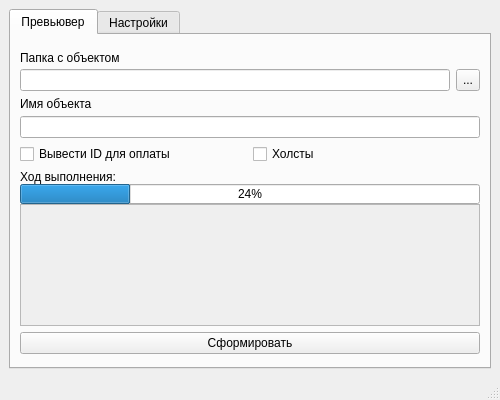
<?xml version="1.0" encoding="UTF-8"?>
<ui version="4.0">
 <class>MainWindow</class>
 <widget class="QMainWindow" name="MainWindow">
  <property name="enabled">
   <bool>true</bool>
  </property>
  <property name="geometry">
   <rect>
    <x>0</x>
    <y>0</y>
    <width>500</width>
    <height>400</height>
   </rect>
  </property>
  <property name="sizePolicy">
   <sizepolicy hsizetype="Expanding" vsizetype="Expanding">
    <horstretch>0</horstretch>
    <verstretch>0</verstretch>
   </sizepolicy>
  </property>
  <property name="minimumSize">
   <size>
    <width>500</width>
    <height>400</height>
   </size>
  </property>
  <property name="maximumSize">
   <size>
    <width>737</width>
    <height>400</height>
   </size>
  </property>
  <property name="mouseTracking">
   <bool>false</bool>
  </property>
  <property name="windowTitle">
   <string>Превьювер</string>
  </property>
  <property name="styleSheet">
   <string notr="true"/>
  </property>
  <widget class="QWidget" name="centralwidget">
   <property name="enabled">
    <bool>true</bool>
   </property>
   <property name="locale">
    <locale language="Russian" country="Russia"/>
   </property>
   <layout class="QVBoxLayout" name="verticalLayout_7">
    <item>
     <widget class="QTabWidget" name="tabWidget">
      <property name="sizePolicy">
       <sizepolicy hsizetype="Minimum" vsizetype="Minimum">
        <horstretch>0</horstretch>
        <verstretch>0</verstretch>
       </sizepolicy>
      </property>
      <property name="minimumSize">
       <size>
        <width>400</width>
        <height>300</height>
       </size>
      </property>
      <property name="maximumSize">
       <size>
        <width>737</width>
        <height>400</height>
       </size>
      </property>
      <property name="sizeIncrement">
       <size>
        <width>0</width>
        <height>0</height>
       </size>
      </property>
      <property name="baseSize">
       <size>
        <width>0</width>
        <height>0</height>
       </size>
      </property>
      <property name="currentIndex">
       <number>0</number>
      </property>
      <widget class="QWidget" name="tab_previewer">
       <property name="sizePolicy">
        <sizepolicy hsizetype="Expanding" vsizetype="Expanding">
         <horstretch>0</horstretch>
         <verstretch>0</verstretch>
        </sizepolicy>
       </property>
       <property name="maximumSize">
        <size>
         <width>16777215</width>
         <height>328</height>
        </size>
       </property>
       <property name="layoutDirection">
        <enum>Qt::LeftToRight</enum>
       </property>
       <attribute name="title">
        <string>Превьювер</string>
       </attribute>
       <layout class="QVBoxLayout" name="verticalLayout_2">
        <item>
         <layout class="QVBoxLayout" name="verticalLayout_3">
          <property name="spacing">
           <number>0</number>
          </property>
          <item>
           <widget class="QLabel" name="label">
            <property name="minimumSize">
             <size>
              <width>0</width>
              <height>25</height>
             </size>
            </property>
            <property name="maximumSize">
             <size>
              <width>16777215</width>
              <height>23</height>
             </size>
            </property>
            <property name="text">
             <string>Папка с объектом</string>
            </property>
           </widget>
          </item>
          <item>
           <layout class="QHBoxLayout" name="horizontalLayout">
            <property name="spacing">
             <number>6</number>
            </property>
            <property name="sizeConstraint">
             <enum>QLayout::SetNoConstraint</enum>
            </property>
            <property name="topMargin">
             <number>0</number>
            </property>
            <item>
             <widget class="QLineEdit" name="lineEdit_path">
              <property name="sizePolicy">
               <sizepolicy hsizetype="Minimum" vsizetype="Fixed">
                <horstretch>0</horstretch>
                <verstretch>0</verstretch>
               </sizepolicy>
              </property>
              <property name="minimumSize">
               <size>
                <width>0</width>
                <height>0</height>
               </size>
              </property>
              <property name="maximumSize">
               <size>
                <width>16777215</width>
                <height>30</height>
               </size>
              </property>
             </widget>
            </item>
            <item>
             <widget class="QToolButton" name="toolButton_choice_path">
              <property name="maximumSize">
               <size>
                <width>16777215</width>
                <height>30</height>
               </size>
              </property>
              <property name="text">
               <string>...</string>
              </property>
             </widget>
            </item>
           </layout>
          </item>
          <item>
           <widget class="QLabel" name="label_2">
            <property name="minimumSize">
             <size>
              <width>0</width>
              <height>25</height>
             </size>
            </property>
            <property name="maximumSize">
             <size>
              <width>16777215</width>
              <height>25</height>
             </size>
            </property>
            <property name="text">
             <string>Имя объекта</string>
            </property>
           </widget>
          </item>
          <item>
           <widget class="QLineEdit" name="lineEdit_object_name">
            <property name="enabled">
             <bool>true</bool>
            </property>
            <property name="maximumSize">
             <size>
              <width>16777215</width>
              <height>30</height>
             </size>
            </property>
           </widget>
          </item>
         </layout>
        </item>
        <item>
         <layout class="QHBoxLayout" name="horizontalLayout_11">
          <item>
           <widget class="QCheckBox" name="checkBox_with_price">
            <property name="text">
             <string>Вывести ID для оплаты</string>
            </property>
           </widget>
          </item>
          <item>
           <widget class="QCheckBox" name="checkBox_holst">
            <property name="text">
             <string>Холсты</string>
            </property>
           </widget>
          </item>
         </layout>
        </item>
        <item>
         <layout class="QVBoxLayout" name="verticalLayout_6">
          <property name="spacing">
           <number>0</number>
          </property>
          <item>
           <widget class="QLabel" name="label_what_in_work">
            <property name="maximumSize">
             <size>
              <width>650</width>
              <height>24</height>
             </size>
            </property>
            <property name="text">
             <string>Ход выполнения:</string>
            </property>
           </widget>
          </item>
          <item>
           <widget class="QProgressBar" name="progressBar">
            <property name="maximumSize">
             <size>
              <width>16777215</width>
              <height>20</height>
             </size>
            </property>
            <property name="value">
             <number>24</number>
            </property>
           </widget>
          </item>
          <item>
           <widget class="QPlainTextEdit" name="error_plainTextEdit">
            <property name="enabled">
             <bool>false</bool>
            </property>
            <property name="frameShadow">
             <enum>QFrame::Sunken</enum>
            </property>
            <property name="lineWidth">
             <number>1</number>
            </property>
            <property name="readOnly">
             <bool>true</bool>
            </property>
            <property name="placeholderText">
             <string/>
            </property>
           </widget>
          </item>
         </layout>
        </item>
        <item>
         <widget class="QPushButton" name="pushButton_compose">
          <property name="text">
           <string>Сформировать</string>
          </property>
         </widget>
        </item>
       </layout>
      </widget>
      <widget class="QWidget" name="tab_settings">
       <attribute name="title">
        <string>Настройки</string>
       </attribute>
       <layout class="QVBoxLayout" name="verticalLayout_4">
        <item>
         <widget class="QToolBox" name="toolBox">
          <property name="sizePolicy">
           <sizepolicy hsizetype="Preferred" vsizetype="Preferred">
            <horstretch>0</horstretch>
            <verstretch>0</verstretch>
           </sizepolicy>
          </property>
          <property name="styleSheet">
           <string notr="true"/>
          </property>
          <property name="currentIndex">
           <number>2</number>
          </property>
          <widget class="QWidget" name="page">
           <property name="geometry">
            <rect>
             <x>0</x>
             <y>0</y>
             <width>258</width>
             <height>164</height>
            </rect>
           </property>
           <attribute name="label">
            <string>Позиции параметров в имени файлов</string>
           </attribute>
           <layout class="QHBoxLayout" name="horizontalLayout_4">
            <item>
             <layout class="QGridLayout" name="gridLayout">
              <property name="topMargin">
               <number>0</number>
              </property>
              <property name="bottomMargin">
               <number>0</number>
              </property>
              <property name="verticalSpacing">
               <number>6</number>
              </property>
              <item row="5" column="0">
               <widget class="QSpinBox" name="spinBox_id">
                <property name="sizePolicy">
                 <sizepolicy hsizetype="Maximum" vsizetype="Maximum">
                  <horstretch>0</horstretch>
                  <verstretch>0</verstretch>
                 </sizepolicy>
                </property>
                <property name="minimumSize">
                 <size>
                  <width>0</width>
                  <height>20</height>
                 </size>
                </property>
                <property name="maximumSize">
                 <size>
                  <width>75</width>
                  <height>24</height>
                 </size>
                </property>
               </widget>
              </item>
              <item row="3" column="2">
               <widget class="QSpinBox" name="spinBox_class">
                <property name="sizePolicy">
                 <sizepolicy hsizetype="Maximum" vsizetype="Maximum">
                  <horstretch>0</horstretch>
                  <verstretch>0</verstretch>
                 </sizepolicy>
                </property>
                <property name="minimumSize">
                 <size>
                  <width>0</width>
                  <height>20</height>
                 </size>
                </property>
                <property name="maximumSize">
                 <size>
                  <width>75</width>
                  <height>24</height>
                 </size>
                </property>
               </widget>
              </item>
              <item row="5" column="1">
               <widget class="QSpinBox" name="spinBox_summ">
                <property name="sizePolicy">
                 <sizepolicy hsizetype="Maximum" vsizetype="Maximum">
                  <horstretch>0</horstretch>
                  <verstretch>0</verstretch>
                 </sizepolicy>
                </property>
                <property name="minimumSize">
                 <size>
                  <width>0</width>
                  <height>20</height>
                 </size>
                </property>
                <property name="maximumSize">
                 <size>
                  <width>75</width>
                  <height>24</height>
                 </size>
                </property>
               </widget>
              </item>
              <item row="1" column="0">
               <widget class="QSpinBox" name="spinBox_species">
                <property name="sizePolicy">
                 <sizepolicy hsizetype="Maximum" vsizetype="Maximum">
                  <horstretch>0</horstretch>
                  <verstretch>0</verstretch>
                 </sizepolicy>
                </property>
                <property name="minimumSize">
                 <size>
                  <width>0</width>
                  <height>20</height>
                 </size>
                </property>
                <property name="maximumSize">
                 <size>
                  <width>75</width>
                  <height>24</height>
                 </size>
                </property>
               </widget>
              </item>
              <item row="2" column="2">
               <widget class="QLabel" name="label_7">
                <property name="sizePolicy">
                 <sizepolicy hsizetype="Maximum" vsizetype="Maximum">
                  <horstretch>0</horstretch>
                  <verstretch>0</verstretch>
                 </sizepolicy>
                </property>
                <property name="maximumSize">
                 <size>
                  <width>95</width>
                  <height>16777215</height>
                 </size>
                </property>
                <property name="text">
                 <string>Класс</string>
                </property>
               </widget>
              </item>
              <item row="0" column="1">
               <widget class="QLabel" name="label_11">
                <property name="sizePolicy">
                 <sizepolicy hsizetype="Maximum" vsizetype="Maximum">
                  <horstretch>0</horstretch>
                  <verstretch>0</verstretch>
                 </sizepolicy>
                </property>
                <property name="maximumSize">
                 <size>
                  <width>95</width>
                  <height>16777215</height>
                 </size>
                </property>
                <property name="text">
                 <string>Формат</string>
                </property>
               </widget>
              </item>
              <item row="1" column="1">
               <widget class="QSpinBox" name="spinBox_format">
                <property name="sizePolicy">
                 <sizepolicy hsizetype="Maximum" vsizetype="Maximum">
                  <horstretch>0</horstretch>
                  <verstretch>0</verstretch>
                 </sizepolicy>
                </property>
                <property name="minimumSize">
                 <size>
                  <width>0</width>
                  <height>20</height>
                 </size>
                </property>
                <property name="maximumSize">
                 <size>
                  <width>75</width>
                  <height>24</height>
                 </size>
                </property>
               </widget>
              </item>
              <item row="1" column="2">
               <widget class="QSpinBox" name="spinBox_template">
                <property name="sizePolicy">
                 <sizepolicy hsizetype="Maximum" vsizetype="Maximum">
                  <horstretch>0</horstretch>
                  <verstretch>0</verstretch>
                 </sizepolicy>
                </property>
                <property name="minimumSize">
                 <size>
                  <width>0</width>
                  <height>20</height>
                 </size>
                </property>
                <property name="maximumSize">
                 <size>
                  <width>75</width>
                  <height>24</height>
                 </size>
                </property>
               </widget>
              </item>
              <item row="3" column="0">
               <widget class="QSpinBox" name="spinBox_photo">
                <property name="sizePolicy">
                 <sizepolicy hsizetype="Maximum" vsizetype="Maximum">
                  <horstretch>0</horstretch>
                  <verstretch>0</verstretch>
                 </sizepolicy>
                </property>
                <property name="minimumSize">
                 <size>
                  <width>0</width>
                  <height>20</height>
                 </size>
                </property>
                <property name="maximumSize">
                 <size>
                  <width>75</width>
                  <height>24</height>
                 </size>
                </property>
               </widget>
              </item>
              <item row="2" column="0">
               <widget class="QLabel" name="label_6">
                <property name="sizePolicy">
                 <sizepolicy hsizetype="Maximum" vsizetype="Maximum">
                  <horstretch>0</horstretch>
                  <verstretch>0</verstretch>
                 </sizepolicy>
                </property>
                <property name="maximumSize">
                 <size>
                  <width>95</width>
                  <height>16777215</height>
                 </size>
                </property>
                <property name="text">
                 <string>Фото</string>
                </property>
               </widget>
              </item>
              <item row="4" column="1">
               <widget class="QLabel" name="label_8">
                <property name="sizePolicy">
                 <sizepolicy hsizetype="Maximum" vsizetype="Maximum">
                  <horstretch>0</horstretch>
                  <verstretch>0</verstretch>
                 </sizepolicy>
                </property>
                <property name="maximumSize">
                 <size>
                  <width>95</width>
                  <height>16777215</height>
                 </size>
                </property>
                <property name="text">
                 <string>Цена</string>
                </property>
               </widget>
              </item>
              <item row="0" column="0">
               <widget class="QLabel" name="label_5">
                <property name="sizePolicy">
                 <sizepolicy hsizetype="Maximum" vsizetype="Maximum">
                  <horstretch>0</horstretch>
                  <verstretch>0</verstretch>
                 </sizepolicy>
                </property>
                <property name="maximumSize">
                 <size>
                  <width>95</width>
                  <height>16777215</height>
                 </size>
                </property>
                <property name="text">
                 <string>Вид изделия</string>
                </property>
               </widget>
              </item>
              <item row="2" column="1">
               <widget class="QLabel" name="label_10">
                <property name="sizePolicy">
                 <sizepolicy hsizetype="Maximum" vsizetype="Maximum">
                  <horstretch>0</horstretch>
                  <verstretch>0</verstretch>
                 </sizepolicy>
                </property>
                <property name="maximumSize">
                 <size>
                  <width>95</width>
                  <height>16777215</height>
                 </size>
                </property>
                <property name="text">
                 <string>Количество</string>
                </property>
               </widget>
              </item>
              <item row="0" column="2">
               <widget class="QLabel" name="label_3">
                <property name="sizePolicy">
                 <sizepolicy hsizetype="Maximum" vsizetype="Maximum">
                  <horstretch>0</horstretch>
                  <verstretch>0</verstretch>
                 </sizepolicy>
                </property>
                <property name="maximumSize">
                 <size>
                  <width>95</width>
                  <height>16777215</height>
                 </size>
                </property>
                <property name="text">
                 <string>Шаблон</string>
                </property>
               </widget>
              </item>
              <item row="3" column="1">
               <widget class="QSpinBox" name="spinBox_number">
                <property name="sizePolicy">
                 <sizepolicy hsizetype="Maximum" vsizetype="Maximum">
                  <horstretch>0</horstretch>
                  <verstretch>0</verstretch>
                 </sizepolicy>
                </property>
                <property name="minimumSize">
                 <size>
                  <width>0</width>
                  <height>20</height>
                 </size>
                </property>
                <property name="maximumSize">
                 <size>
                  <width>75</width>
                  <height>24</height>
                 </size>
                </property>
               </widget>
              </item>
              <item row="4" column="0">
               <widget class="QLabel" name="label_9">
                <property name="sizePolicy">
                 <sizepolicy hsizetype="Maximum" vsizetype="Maximum">
                  <horstretch>0</horstretch>
                  <verstretch>0</verstretch>
                 </sizepolicy>
                </property>
                <property name="maximumSize">
                 <size>
                  <width>95</width>
                  <height>16777215</height>
                 </size>
                </property>
                <property name="text">
                 <string>ID</string>
                </property>
               </widget>
              </item>
             </layout>
            </item>
           </layout>
          </widget>
          <widget class="QWidget" name="page_2">
           <property name="geometry">
            <rect>
             <x>0</x>
             <y>0</y>
             <width>321</width>
             <height>148</height>
            </rect>
           </property>
           <property name="styleSheet">
            <string notr="true"/>
           </property>
           <attribute name="label">
            <string>Настройки QR</string>
           </attribute>
           <layout class="QVBoxLayout" name="verticalLayout">
            <item>
             <layout class="QVBoxLayout" name="verticalLayout_5">
              <property name="topMargin">
               <number>0</number>
              </property>
              <item>
               <widget class="QLabel" name="label_4">
                <property name="text">
                 <string>Кодируемый текст</string>
                </property>
               </widget>
              </item>
              <item>
               <widget class="QTextEdit" name="textEdit_qr_text">
                <property name="whatsThis">
                 <string>&lt;html&gt;&lt;head/&gt;&lt;body&gt;&lt;p&gt;&lt;br/&gt;&lt;/p&gt;&lt;/body&gt;&lt;/html&gt;</string>
                </property>
                <property name="accessibleDescription">
                 <string/>
                </property>
                <property name="html">
                 <string>&lt;!DOCTYPE HTML PUBLIC &quot;-//W3C//DTD HTML 4.0//EN&quot; &quot;http://www.w3.org/TR/REC-html40/strict.dtd&quot;&gt;
&lt;html&gt;&lt;head&gt;&lt;meta name=&quot;qrichtext&quot; content=&quot;1&quot; /&gt;&lt;meta charset=&quot;utf-8&quot; /&gt;&lt;style type=&quot;text/css&quot;&gt;
p, li { white-space: pre-wrap; }
hr { height: 1px; border-width: 0; }
li.unchecked::marker { content: &quot;\2610&quot;; }
li.checked::marker { content: &quot;\2612&quot;; }
&lt;/style&gt;&lt;/head&gt;&lt;body style=&quot; font-family:'Cantarell'; font-size:11pt; font-weight:400; font-style:normal;&quot;&gt;
&lt;p style=&quot;-qt-paragraph-type:empty; margin-top:0px; margin-bottom:0px; margin-left:0px; margin-right:0px; -qt-block-indent:0; text-indent:0px;&quot;&gt;&lt;br /&gt;&lt;/p&gt;&lt;/body&gt;&lt;/html&gt;</string>
                </property>
               </widget>
              </item>
              <item>
               <layout class="QHBoxLayout" name="horizontalLayout_5">
                <property name="topMargin">
                 <number>0</number>
                </property>
                <item>
                 <widget class="QLabel" name="label_12">
                  <property name="text">
                   <string>Уровень корректировки ошибок</string>
                  </property>
                 </widget>
                </item>
                <item>
                 <widget class="QComboBox" name="comboBox_error_correction_level">
                  <item>
                   <property name="text">
                    <string>7%</string>
                   </property>
                  </item>
                  <item>
                   <property name="text">
                    <string>15%</string>
                   </property>
                  </item>
                  <item>
                   <property name="text">
                    <string>25%</string>
                   </property>
                  </item>
                  <item>
                   <property name="text">
                    <string>30%</string>
                   </property>
                  </item>
                 </widget>
                </item>
                <item>
                 <spacer name="horizontalSpacer">
                  <property name="orientation">
                   <enum>Qt::Horizontal</enum>
                  </property>
                  <property name="sizeHint" stdset="0">
                   <size>
                    <width>40</width>
                    <height>20</height>
                   </size>
                  </property>
                 </spacer>
                </item>
               </layout>
              </item>
             </layout>
            </item>
           </layout>
          </widget>
          <widget class="QWidget" name="page_font">
           <property name="geometry">
            <rect>
             <x>0</x>
             <y>0</y>
             <width>460</width>
             <height>181</height>
            </rect>
           </property>
           <attribute name="label">
            <string>Настройки шрифтов</string>
           </attribute>
           <layout class="QVBoxLayout" name="verticalLayout_8">
            <item>
             <layout class="QHBoxLayout" name="horizontalLayout_6">
              <item>
               <widget class="QLabel" name="label_13">
                <property name="text">
                 <string>Regular</string>
                </property>
               </widget>
              </item>
              <item>
               <widget class="QLineEdit" name="lineEdit_RegularFont"/>
              </item>
              <item>
               <widget class="QToolButton" name="toolButton_RegularFont">
                <property name="text">
                 <string>...</string>
                </property>
               </widget>
              </item>
             </layout>
            </item>
            <item>
             <layout class="QHBoxLayout" name="horizontalLayout_3">
              <item>
               <widget class="QLabel" name="label_14">
                <property name="text">
                 <string>Bold</string>
                </property>
               </widget>
              </item>
              <item>
               <spacer name="horizontalSpacer_2">
                <property name="orientation">
                 <enum>Qt::Horizontal</enum>
                </property>
                <property name="sizeType">
                 <enum>QSizePolicy::Fixed</enum>
                </property>
                <property name="sizeHint" stdset="0">
                 <size>
                  <width>14</width>
                  <height>17</height>
                 </size>
                </property>
               </spacer>
              </item>
              <item>
               <widget class="QLineEdit" name="lineEdit_BoldFont"/>
              </item>
              <item>
               <widget class="QToolButton" name="toolButton_BoldFont">
                <property name="text">
                 <string>...</string>
                </property>
               </widget>
              </item>
             </layout>
            </item>
            <item>
             <layout class="QHBoxLayout" name="horizontalLayout_2">
              <item>
               <widget class="QLabel" name="label_15">
                <property name="text">
                 <string>Italic</string>
                </property>
               </widget>
              </item>
              <item>
               <spacer name="horizontalSpacer_3">
                <property name="orientation">
                 <enum>Qt::Horizontal</enum>
                </property>
                <property name="sizeType">
                 <enum>QSizePolicy::Fixed</enum>
                </property>
                <property name="sizeHint" stdset="0">
                 <size>
                  <width>14</width>
                  <height>20</height>
                 </size>
                </property>
               </spacer>
              </item>
              <item>
               <widget class="QLineEdit" name="lineEdit_ItalicFont"/>
              </item>
              <item>
               <widget class="QToolButton" name="toolButton_ItalicFont">
                <property name="text">
                 <string>...</string>
                </property>
               </widget>
              </item>
             </layout>
            </item>
           </layout>
          </widget>
         </widget>
        </item>
        <item>
         <widget class="QPushButton" name="pushButton_save_settings">
          <property name="text">
           <string>Сохранить</string>
          </property>
         </widget>
        </item>
       </layout>
      </widget>
     </widget>
    </item>
   </layout>
  </widget>
  <widget class="QStatusBar" name="statusBar"/>
 </widget>
 <tabstops>
  <tabstop>tabWidget</tabstop>
  <tabstop>lineEdit_path</tabstop>
  <tabstop>toolButton_choice_path</tabstop>
  <tabstop>lineEdit_object_name</tabstop>
  <tabstop>checkBox_with_price</tabstop>
  <tabstop>checkBox_holst</tabstop>
  <tabstop>pushButton_compose</tabstop>
  <tabstop>spinBox_species</tabstop>
  <tabstop>spinBox_format</tabstop>
  <tabstop>spinBox_template</tabstop>
  <tabstop>spinBox_photo</tabstop>
  <tabstop>spinBox_number</tabstop>
  <tabstop>spinBox_class</tabstop>
  <tabstop>spinBox_id</tabstop>
  <tabstop>spinBox_summ</tabstop>
  <tabstop>pushButton_save_settings</tabstop>
 </tabstops>
 <resources/>
 <connections/>
</ui>
